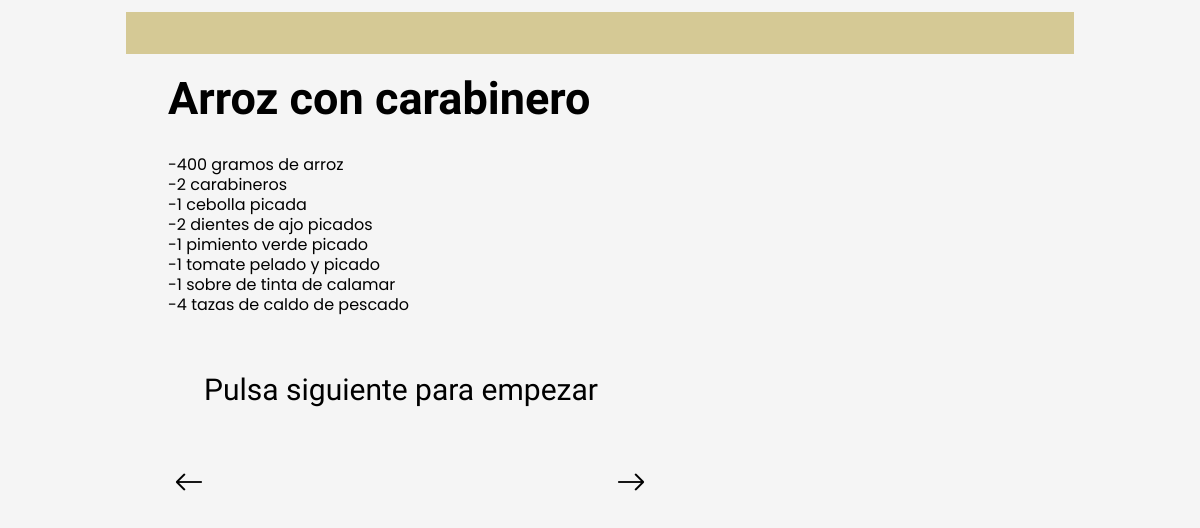
/receta.php?receta=Arroz+con+carabinero, run on the app's committed database.
### tables this page shows
CREATE TABLE IF NOT EXISTS `3_cardsreceta` (
  `id` int NOT NULL AUTO_INCREMENT,
  `nombreReceta` varchar(40) NOT NULL,
  `descripcionReceta` varchar(100) NOT NULL,
  `ingredientes` text NOT NULL,
  `pasos` text NOT NULL,
  `imagen` varchar(50) NOT NULL,
  PRIMARY KEY (`id`)
);

### Database.php (the view, shortened to what this page needs)
<?php
class Database
{
    public static function recetasIndividual($gbd, $query)
    {
        $resulset = $gbd->query($query);
        foreach ($resulset as $row) {
            echo '<div class="recetaTexto">';
            echo '<h1 class="nombreReceta"><b>' . $row['nombreReceta'] . '</b></h2>';
            echo '<p class="ingredientes">' . $row['ingredientes'] . '</p>';
        }
    }
}

### receta.css (style rules this page uses)
* { font-family: 'Taviraj', serif; text-decoration: none; }
html { background-color: whitesmoke; }
.recetaTexto { margin-right: 290px; position: absolute; top: 9%; left: 14%; flex-wrap: wrap; }
.nombreReceta { font-size: 45px; margin-top: 0px; }
.ingredientes { font-family: 'Poppins', sans-serif; margin: 0px; line-height: 20px; }

### data on the page
3_cardsreceta: nombreReceta "Arroz con carabinero", ingredientes "-400 gramos de arroz -2 carabineros -1 cebolla picada -2 dientes de ajo picados -1 pimiento verde picado -1 tomate pelado y picado -1 sobre de tinta de calamar -4 tazas de caldo de pescado"
